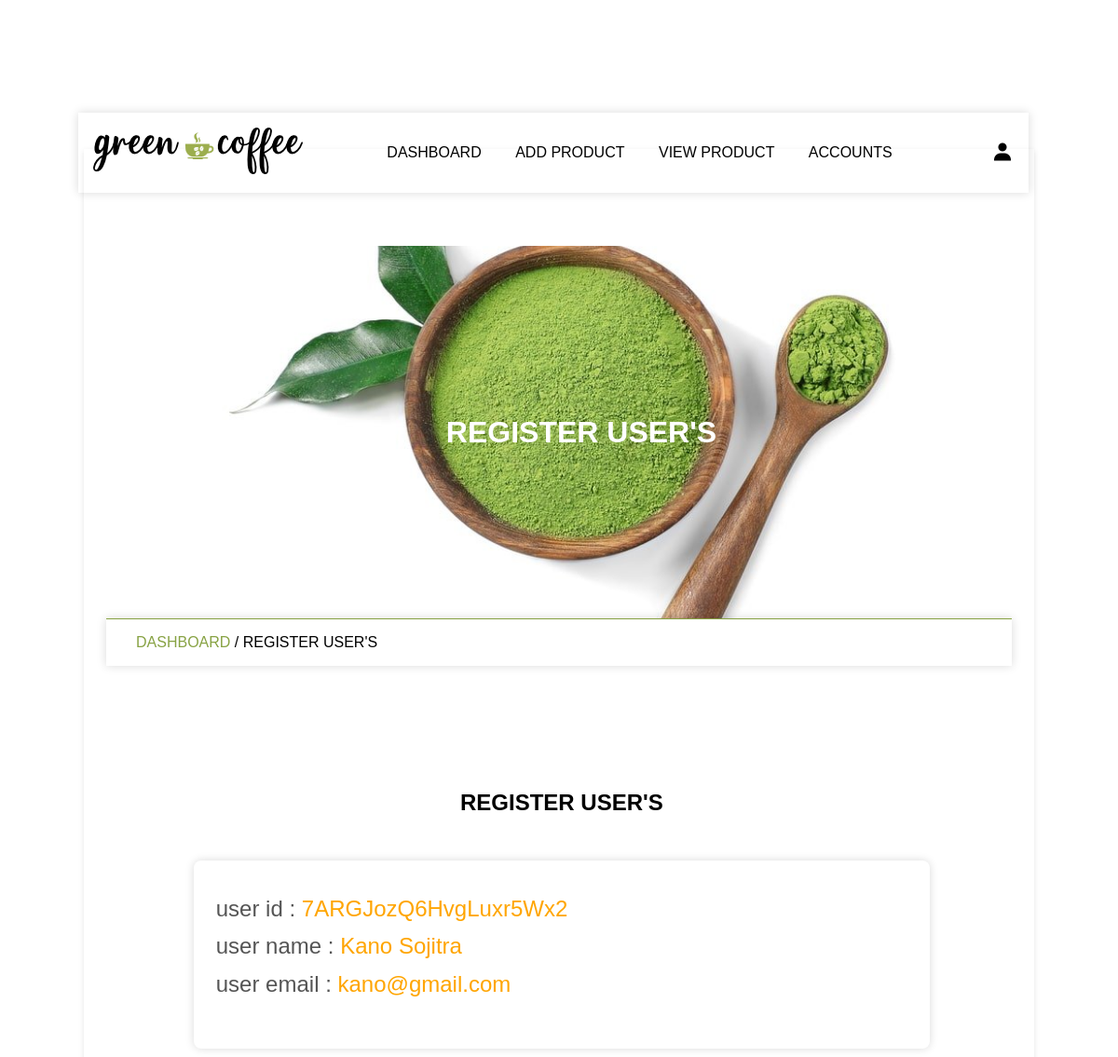
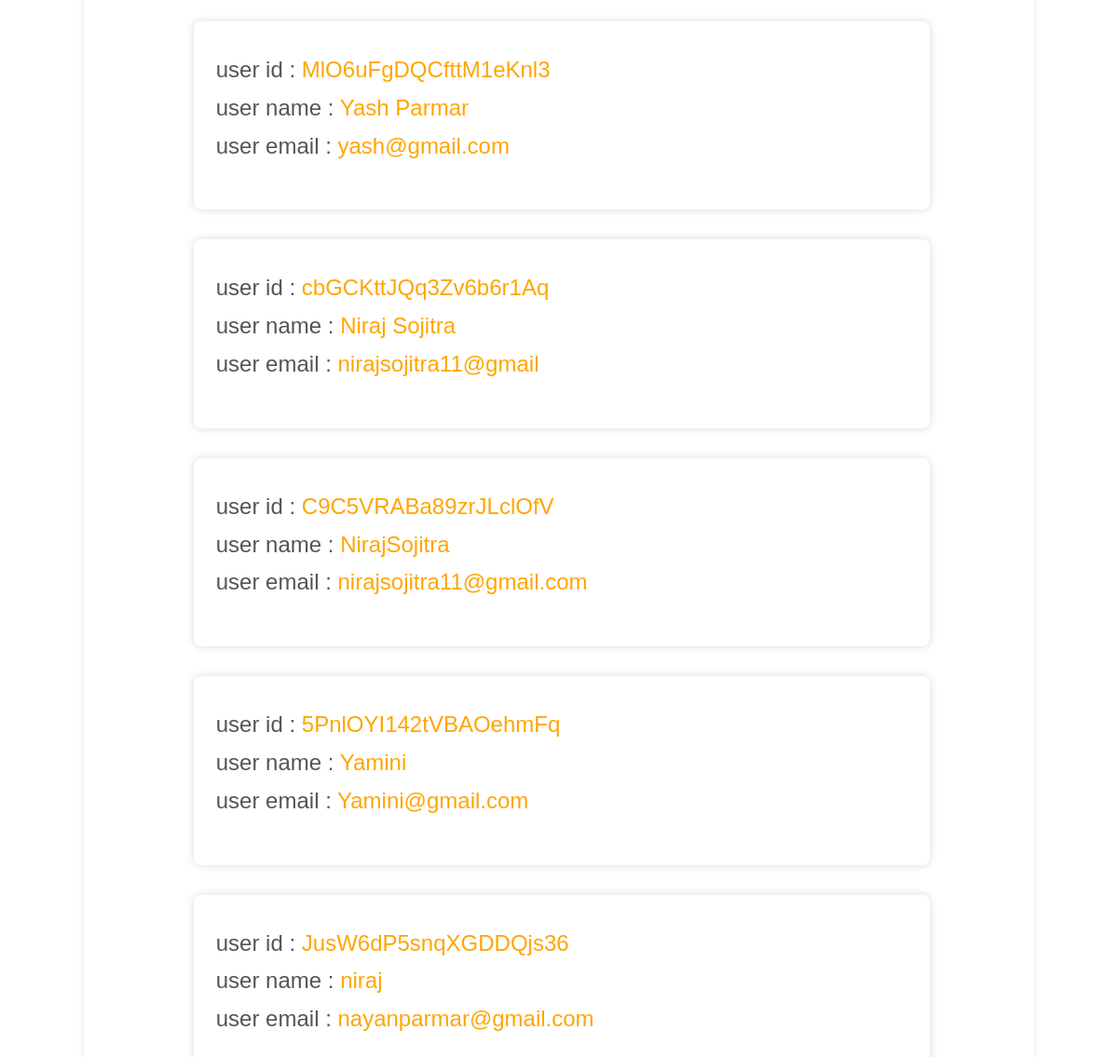
The page /admin/user_account.php (signed in) on the database its author committed (2 pictures, top to bottom).
### tables this page shows
CREATE TABLE `users` (
  `user_id` varchar(20) NOT NULL,
  `name` varchar(50) NOT NULL,
  `email` varchar(100) NOT NULL,
  `password` varchar(50) NOT NULL,
  `user_type` varchar(100) NOT NULL DEFAULT 'user'
);

### admin/user_account.php (the view, shortened to what this page needs)
<?php
    include '../components/connect.php';
 ?>
<!DOCTYPE html>
<html>
<head>
    <link href='https://unpkg.com/boxicons@2.1.2/css/boxicons.min.css' rel='stylesheet'>
    <link rel="stylesheet" type="text/css" href="admin_style.css?v=<?php echo time(); ?>">
</head>
<body>
    <?php include '../components/admin_header.php';  ?>
<div class = "main">
    <div class="banner">
        <h1>register user's</h1>
     </div>
<div class="title2">
    <a href="dashboard.php">dashboard</a><span>  / register user's</span>
</div>
    <section class ="accounts">
        <h1 class="heading">register user's</h1>
        <div class="box-container">
        <?php
        $select_users = $conn->prepare("SELECT * FROM `users` ");
        $select_users->execute();
        if($select_users->rowcount() > 0){
            while($fetch_users = $select_users->fetch(PDO::FETCH_ASSOC)){
                $user_id = $fetch_users['user_id'];
                ?>
                <div class="box">
            <p>user id : <span><?= $user_id; ?></span></p>
            <p>user name : <span><?= $fetch_users['name']; ?></span></p>
            <p>user email : <span><?= $fetch_users['email']; ?></span></p>
            </div>
                <?php
            }
        }else{
        echo '
        <div class="empty">
             <p>no user registered yet</p>
        </div>
        ';
        }
        ?>
</div>
 </section>
</div>
</body>
</html>

### admin/admin_style.css (style rules this page uses)
* { margin: 0; padding: 0; box-sizing: border-box; }
:root { --green: #87a243; --light-green: #e0ffcd; --box-shadow:0 0 10px rgb(0 0 0 / 15%); }
html { font-size:16px; font-family: sans-serif; --ms-overflow-style:scrollbar; --ms-text-size-adjust:100%; --webkit-text-size-adjust:100%; }
body { background-image: url('./img/body-bg.jpg'); width: 100% }
.main { width: 85vw; background: #fff; box-shadow: 0 2px 6px 0 rgb(0 0 0 / 10%); margin: 1rem auto; margin-top: 10rem; padding: 2%; }
a { text-decoration: none; }
.box-container { display: grid; grid-template-columns: repeat(auto-fit, minmax(30rem,1fr)); align-items: center; justify-content: center; }
.box-container .box { margin: 1rem; }
.heading { text-align: center; text-transform: uppercase; padding: 1rem; margin-bottom: 1rem; }
section, .post-editor { width: 75vw; min-height: 100vh; border-radius: 10px; padding: 4%; margin: 8% 4%; margin-bottom: 2%; }
.banner { background-image: url(./img/banner.jpg); background-size: cover; background-position: center; background-color: var(--green); width: 100%; height: 50vh; text-align: center; display: flex; justify-content: center; align-items: center; margin-top: 5rem; }
.banner h1 { text-transform: uppercase; color: #fff; margin-left: 3rem; }
.title2 { border-top: 1px solid var(--green); padding: 1rem 2rem ; text-transform: uppercase; box-shadow: var(--box-shadow); }
.title2 a { color: var(--green); }
.accounts .box-container .box { font-size: 1.5rem; text-align: start; box-shadow: var(--box-shadow); border-radius: .5rem; text-align: start; padding:2rem 1.5rem; padding-bottom: 3rem; line-height: 1.7; color: #555; }
.accounts .box-container .box span { color: orange; }

### rows shown on the page
users: user_id "7ARGJozQ6HvgLuxr5Wx2", name "Kano Sojitra", email "kano@gmail.com"
users: user_id "MlO6uFgDQCfttM1eKnl3", name "Yash Parmar", email "yash@gmail.com"
users: user_id "cbGCKttJQq3Zv6b6r1Aq", name "Niraj Sojitra", email "nirajsojitra11@gmail"
users: user_id "C9C5VRABa89zrJLclOfV", name "NirajSojitra", email "nirajsojitra11@gmail.com"
users: user_id "5PnlOYI142tVBAOehmFq", name "Yamini", email "Yamini@gmail.com"
users: user_id "JusW6dP5snqXGDDQjs36", name "niraj", email "nayanparmar@gmail.com"
